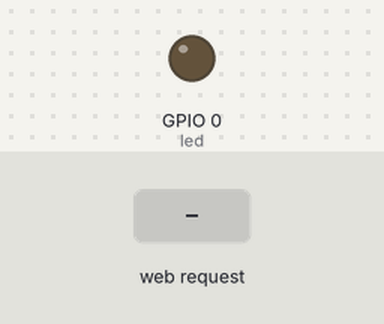
Recording of a program running on a simulated ESP8266 (NodeMCU). Parts: output pins drawn as LEDs (lit = HIGH). Inputs (shaded band) come from the test bench. WiFi joins after 1.5 s; servers stay silent unless stated; what the program prints to the serial monitor is not drawn.

Above: at 2.7 s.
2.8 s: HTTP request GET /on received
At 3.4 s:
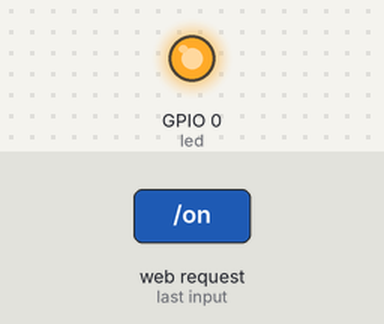
4.3 s: HTTP request GET /off received
At 5.8 s:
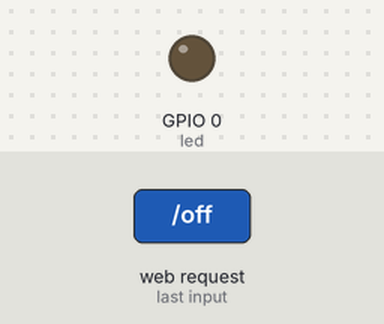
Timing chart, 0 to 7.3 s (numbered marks = the images above; inputs shaded):
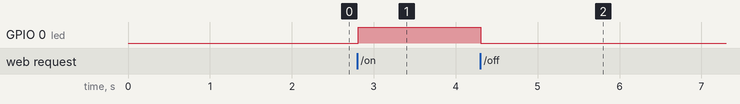

The program:

main.cpp
```cpp
#include <ESP8266WiFi.h>
#include <WiFiServer.h>

const char *ssid = "+FIBRATELECOM(IVO) 2.4G";
const char *password = "16019813";

IPAddress local_IP(192, 168, 1, 182); // Precisa diferenciar os módulos
// Set your Gateway IP address
IPAddress gateway(192, 168, 1, 1);

IPAddress subnet(255, 255, 0, 0);
IPAddress primaryDNS(8, 8, 8, 8);   // optional
IPAddress secondaryDNS(8, 8, 4, 4); // optional
WiFiServer server(8266);            // Cria servidor na porta 8266
WiFiClient client;                  // Cria o objeto client

void handler(String message);
int led = 0; // Pino para comutar o relé
int state = LOW;
void setup() {
  Serial.begin(115200);
  WiFi.mode(WIFI_STA);

  if (!WiFi.config(local_IP, gateway, subnet, primaryDNS, secondaryDNS)) {
    // Set your Static IP address
    Serial.println("STA Failed to configure");
  }

  WiFi.begin(ssid, password);
  Serial.println("");

  // Wait for connection
  while (WiFi.status() != WL_CONNECTED) {
    delay(500);
    Serial.print(".");
  }
  Serial.println("");
  Serial.print("Connected to ");
  Serial.println(ssid);
  Serial.println("IP address: ");
  Serial.print(WiFi.localIP());

  // Inicia
  server.begin();

  pinMode(led, OUTPUT);
  digitalWrite(led, state);
}

void loop() {
  if (client.connected()) {
    if (client.available() > 0) {
      String req = "";
      while (client.available() > 0) {
        char z = client.read();
        req += z;
      }
      Serial.print("O cliente ");
      Serial.print(client.remoteIP());
      Serial.print(" contatou o servidor ");
      Serial.print(WiFi.localIP());
      Serial.println(" com a seguinte mensagem: ");
      // Mensagem
      Serial.println(req);

      // Resposta
      // client.print("O servidor ");
      // client.print(client.remoteIP());
      // client.print(" recebeu sua mensagem: ");
      // // Mensagem
      // client.println(req);

      handler(req);
    }
  } else {
    client = server.available();
    delay(1);
  }
}

void handler(String message) {
  if (message.indexOf("on") > 0) {
    state = HIGH;
    digitalWrite(led, HIGH);
    client.println("ok");
  }
  if (message.indexOf("off") > 0) {
    state = LOW;
    digitalWrite(led, LOW);
    client.println("ok");
  }
  if (message.indexOf("get") > 0) {
    String state_string = state ? "_green" : "_red";
    client.println(state_string);
  }
}
```

Measured:
- after the input at 2.8 s, GPIO 0 (led): LOW → HIGH at once
- after the input at 4.3 s, GPIO 0 (led): HIGH → LOW at once
